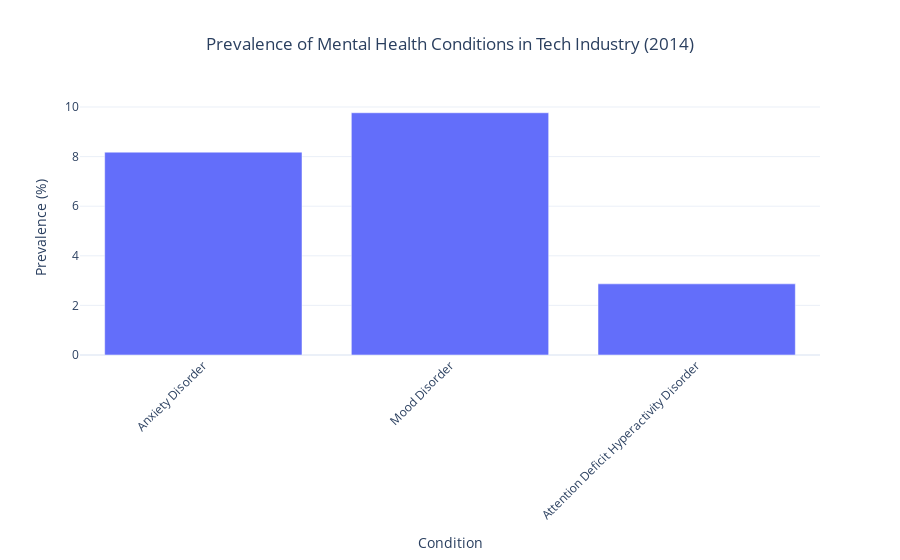

Notebook code for this chart:
### Code cell
import plotly.express as px
import pandas as pd
import numpy as np

# Focus on the mental health condition responses
diagnosis_responses = df[df['question_text'] == "If yes, what condition(s) have you been diagnosed with?"]

# Common conditions to look for (keeping just three major ones for clarity)
conditions = [
    "Anxiety Disorder",
    "Mood Disorder",
    "Attention Deficit Hyperactivity Disorder"
]

conditions_plot_data = []
total_respondents = df['user_id'].nunique()

for condition in conditions:
    # Count unique users who reported this condition
    condition_count = diagnosis_responses[
        diagnosis_responses['answer_text'].str.contains(condition, na=False, case=False)
    ]['user_id'].nunique()

    # Calculate prevalence
    prevalence = (condition_count / total_respondents) * 100

    # Calculate confidence intervals
    z = 1.96  # 95% confidence level
    n = total_respondents
    p = prevalence / 100

    ci_lower = ((p + z * z / (2 * n) - z * np.sqrt((p * (1 - p) + z * z / (4 * n)) / n)) / (1 + z * z / n)) * 100
    ci_upper = ((p + z * z / (2 * n) + z * np.sqrt((p * (1 - p) + z * z / (4 * n)) / n)) / (1 + z * z / n)) * 100

    conditions_plot_data.append({
        'Condition': condition,
        'Prevalence': prevalence,
        'CI_lower': ci_lower,
        'CI_upper': ci_upper,
        'Count': condition_count
    })

# Convert to DataFrame
conditions_df = pd.DataFrame(conditions_plot_data)

# Create the plot
fig = px.bar(conditions_df,
             x='Condition',
             y='Prevalence',
             error_y=conditions_df.apply(lambda row: {'array': [row['CI_upper'] - row['Prevalence']]}, axis=1),
             error_y_minus=conditions_df.apply(lambda row: {'array': [row['Prevalence'] - row['CI_lower']]}, axis=1),
             title='Prevalence of Mental Health Conditions in Tech Industry (2014)')

# Update layout
fig.update_layout(
    xaxis_title="Condition",
    yaxis_title="Prevalence (%)",
    title_x=0.5,
    template='plotly_white',
    showlegend=False,
    xaxis_tickangle=-45
)

# Add hover template
fig.update_traces(
    hovertemplate="<br>".join([
        "<b>%{x}</b>",
        "Prevalence: %{y:.1f}%",
        "95% CI: (%{customdata[0]:.1f}% - %{customdata[1]:.1f}%)",
        "Count: %{customdata[2]}",
        "<extra></extra>"
    ]),
    customdata=conditions_df[['CI_lower', 'CI_upper', 'Count']]
)

# Show plot
fig.show()

# Print detailed statistics
print("\nDetailed Statistics:")
for _, row in conditions_df.iterrows():
    print(f"\n{row['Condition']}:")
    print(f"Prevalence: {row['Prevalence']:.1f}%")
    print(f"95% CI: ({row['CI_lower']:.1f}% - {row['CI_upper']:.1f}%)")
    print(f"Count: {row['Count']}")

### Figure 1 — Plotly figure (JSON) as saved in the notebook; plotly's stock layout.template omitted (floating-point values rounded to 4 significant figures)
{"data": [{"alignmentgroup": "True", "error_y": {"array": [{"array": [0.8656]}, {"array": [0.9329]}, {"array": [0.5482]}], "arrayminus": [{"array": [0.7895]}, {"array": [0.8597]}, {"array": [0.4625]}]}, "hovertemplate": "<b>%{x}</b><br>Prevalence: %{y:.1f}%<br>95% CI: (%{customdata[0]:.1f}% - %{customdata[1]:.1f}%)<br>Count: %{customdata[2]}<br><extra></extra>", "legendgroup": "", "marker": {"color": "#636efa", "pattern": {"shape": ""}}, "name": "", "offsetgroup": "", "orientation": "v", "showlegend": false, "textposition": "auto", "x": ["Anxiety Disorder", "Mood Disorder", "Attention Deficit Hyperactivity Disorder"], "xaxis": "x", "y": [8.179, 9.768, 2.869], "yaxis": "y", "type": "bar", "customdata": [[7.39, 9.045, 345.0], [8.908, 10.7, 412.0], [2.406, 3.417, 121.0]]}], "layout": {"xaxis": {"anchor": "y", "domain": [0.0, 1.0], "title": {"text": "Condition"}, "tickangle": -45}, "yaxis": {"anchor": "x", "domain": [0.0, 1.0], "title": {"text": "Prevalence (%)"}}, "legend": {"tracegroupgap": 0}, "title": {"text": "Prevalence of Mental Health Conditions in Tech Industry (2014)", "x": 0.5}, "barmode": "relative", "showlegend": false}}
